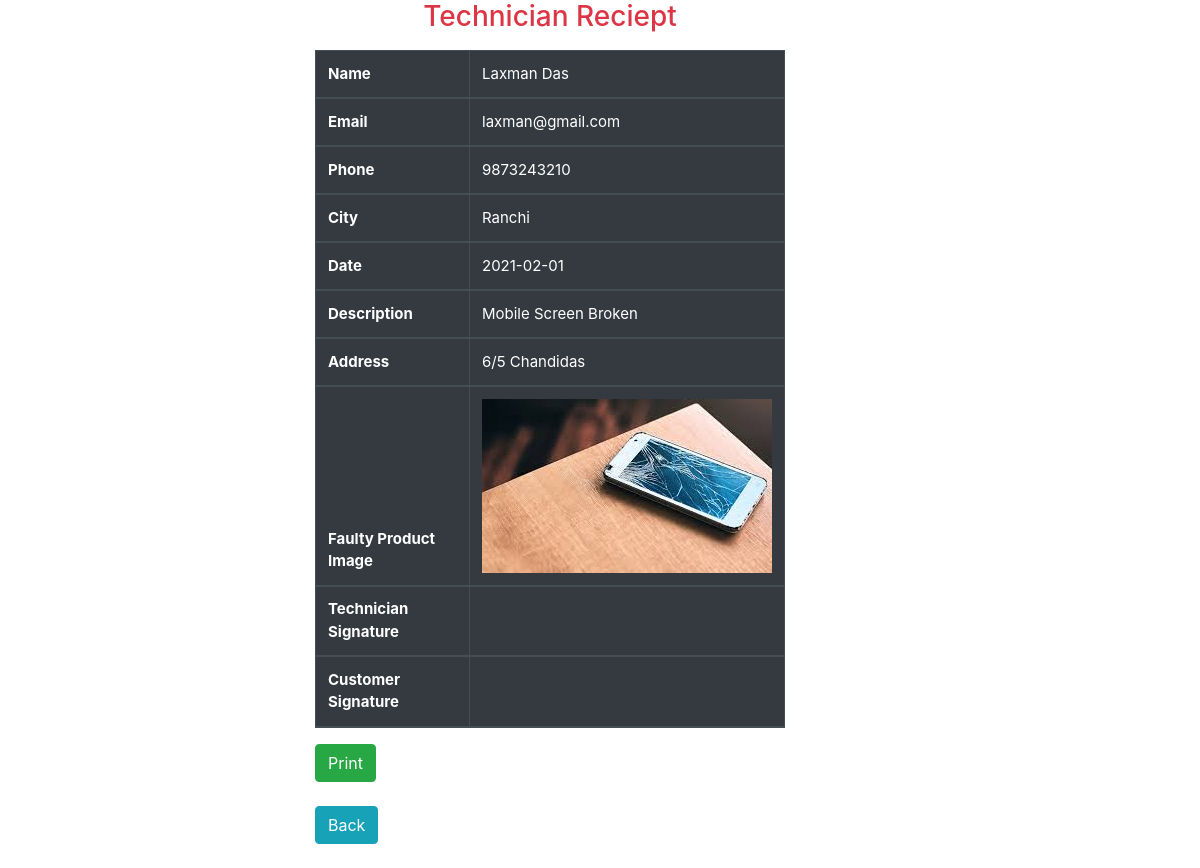
The page /Admin/servicereport.php?rId=2 (signed in) on the database its author committed.
### tables this page shows
CREATE TABLE `submitrequest_tb` (
  `rId` int(10) NOT NULL,
  `rProName` varchar(80) NOT NULL,
  `rProDesc` varchar(80) NOT NULL,
  `rName` varchar(80) NOT NULL,
  `rAddress` varchar(80) NOT NULL,
  `rEmail` varchar(80) NOT NULL,
  `rDate` varchar(80) NOT NULL,
  `rCity` varchar(80) NOT NULL,
  `rState` varchar(80) NOT NULL,
  `rPhone` varchar(15) NOT NULL,
  `rPin` int(15) NOT NULL,
  `pImage` varchar(255) NOT NULL
);

### Admin/servicereport.php (the view, shortened to what this page needs)
<?php
include('../dbconnection.php');
?>
<!doctype html>
<html lang="en">
<head>
<link rel="stylesheet" href="https://stackpath.bootstrapcdn.com/bootstrap/4.5.2/css/bootstrap.min.css">
</head>
<body>
<div class="container-fluid">
<div class="row">
<div class="col-sm-5 offset-sm-3 mb-4">
<h3 class="text-center mb-3 text-danger">Technician Reciept</h3>
<?php
$rId=$_REQUEST['rId'];
$sql1="SELECT *FROM submitrequest_tb WHERE rId='".$rId."'";
$result=mysqli_query($conn,$sql1);
$row=mysqli_fetch_assoc($result);
$pImage=$row['pImage'];
if(!isset($rId))
{
echo'<script>location.href="workorder.php"</script>';
}
else
{
echo '<table class="table table-bordered table-dark" style="font-size:15px;">';
echo "<tr>";
echo "<thead>";
echo "<th>Name</th>";
echo "<td>".$row['rName']."</td>";
echo "</tr>";
echo "<tr>";
echo "<thead>";
echo "<th>Email</th>";
echo "<td>".$row['rEmail']."</td>";
echo "</tr>";
echo "<tr>";
echo "<thead>";
echo "<th>Phone</th>";
echo "<td>".$row['rPhone']."</td>";
echo "</tr>";
echo "<tr>";
echo "<thead>";
echo "<th>City</th>";
echo "<td>".$row['rCity']."</td>";
echo "</tr>";
echo "<tr>";
echo "<thead>";
echo "<th>Date</th>";
echo "<td>".$row['rDate']."</td>";
echo "</tr>";
echo "<tr>";
echo "<thead>";
echo "<th>Description</th>";
echo "<td>".$row['rProDesc']."</td>";
echo "</tr>";
echo "<tr>";
echo "<thead>";
echo "<th>Address</th>";
echo "<td>".$row['rAddress']."</td>";
echo"</tr>";
echo "<tr>";
echo "<thead>";
echo "<th>Faulty Product Image</th>";
echo '<td><img src="../Requester/images/'.$pImage.'"></td>';
echo"</tr>";
echo "<tr>";
echo "<thead>";
echo "<th>Technician Signature</th>";
echo '<td></td>';
echo"</tr>";
echo "<tr>";
echo "<thead>";
echo "<th>Customer Signature</th>";
echo '<td></td>';
echo"</tr>";
echo "</table>";
echo'<td><form>
<a href="workorder.php" class="btn btn-success d-print-none" onclick="window.print()">Print</a></form></td>';
echo"<br>";
echo '<a href="workorder.php" class="btn btn-info d-print-none">Back</a>';
}
?>
</div>
</div>
</div>
</body>
</html>

### rows shown on the page
submitrequest_tb: rName "Laxman Das", rEmail "laxman@gmail.com", rPhone "9873243210", rCity "Ranchi", rDate "2021-02-01", rProDesc "Mobile Screen Broken", rAddress "6/5 Chandidas", pImage (picture)
